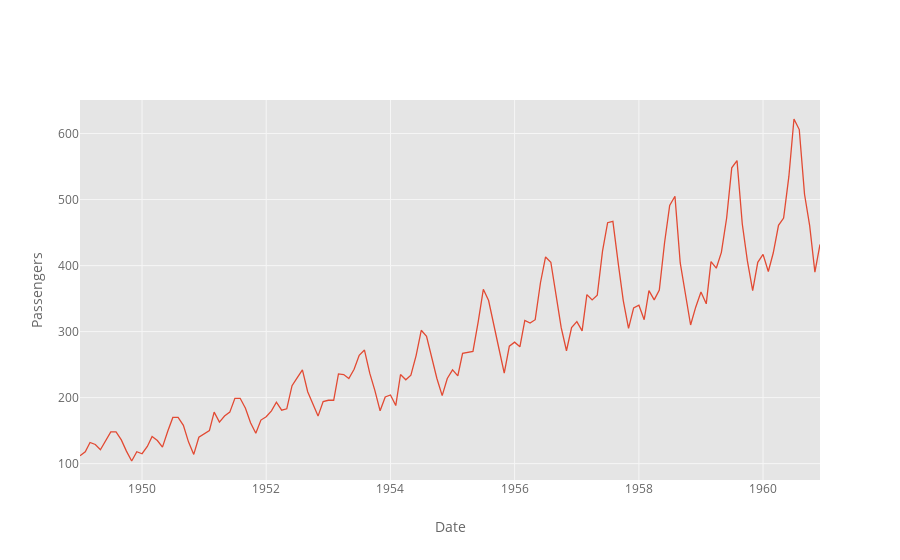

Write notebook code for a chart like this one.
### Code cell
df.iplot(xTitle="Date", yTitle="Passengers")

### Figure 1 — Plotly figure (JSON) as saved in the notebook; plotly's stock layout.template omitted (floating-point values rounded to 4 significant figures; data arrays with more than 128 entries replaced by an {"elided": "..."} marker saying what was removed)
{"data": [{"line": {"color": "rgba(226, 74, 51, 1.0)", "dash": "solid", "shape": "linear", "width": 1.3}, "mode": "lines", "name": "#Passengers", "text": "", "type": "scatter", "uid": "9001da78-49e7-41b9-81e7-b1aa5dd17d14", "x": {"elided": "144 str values"}, "y": {"elided": "144 int values"}}], "layout": {"legend": {"bgcolor": "#FFFFFF", "font": {"color": "#666666"}}, "paper_bgcolor": "#FFFFFF", "plot_bgcolor": "#E5E5E5", "title": {"font": {"color": "#151516"}}, "xaxis": {"gridcolor": "#F6F6F6", "showgrid": true, "tickfont": {"color": "#666666"}, "title": {"font": {"color": "#666666"}, "text": "Date"}, "zerolinecolor": "#F6F6F6"}, "yaxis": {"gridcolor": "#F6F6F6", "showgrid": true, "tickfont": {"color": "#666666"}, "title": {"font": {"color": "#666666"}, "text": "Passengers"}, "zerolinecolor": "#F6F6F6"}}}
